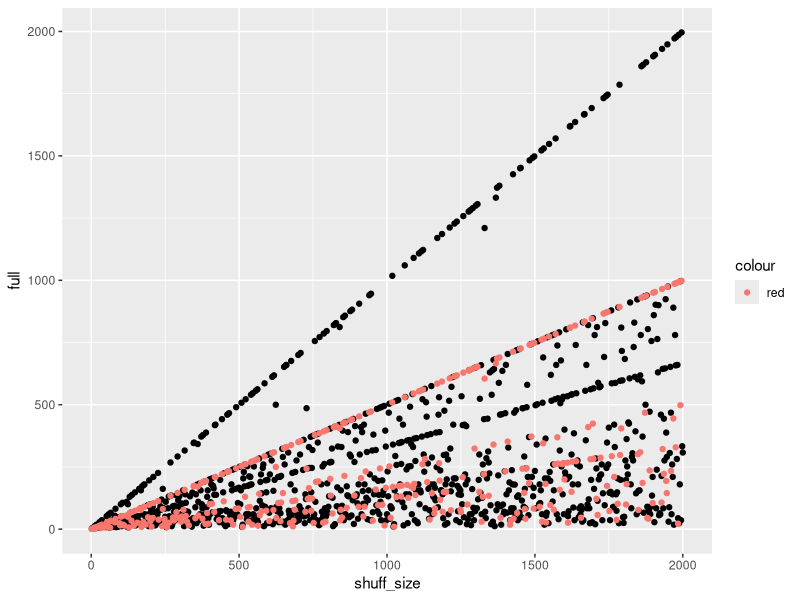

This figure's R source:
library(ggplot2)
library(tidyverse)

biggest_stack <- 1000
shuffles <- matrix(NA, nrow = biggest_stack, ncol = 3)
colnames(shuffles) <- c("shuff_size", "half", "full")
for (i in 1:biggest_stack) {
  shuffles[i,"shuff_size"] <- i*2
  stack <- c(1, rep(0, i*2 - 1))
  s1 <- stack[1:(length(stack)/2)]
  s2 <- stack[(1 + length(stack)/2):length(stack)]
  stack <- c(rbind(s2,s1))
  shuff_count <- 1
  while (stack[1] == 0) {
    if (stack[length(stack)] == 1) {
      shuffles[i, "half"] <- shuff_count
    }
    s1 <- stack[1:(length(stack)/2)]
    s2 <- stack[(1 + length(stack)/2):length(stack)]
    stack <- c(rbind(s2,s1))
    shuff_count <- shuff_count + 1
  }
  shuffles[i, "full"] <- shuff_count
}
shuffles <- as_tibble(shuffles)

ggplot(data = shuffles) +
  geom_point(aes(x = shuff_size, y = full)) +
  geom_point(aes(x = shuff_size, y = half, colour = 'red'))
